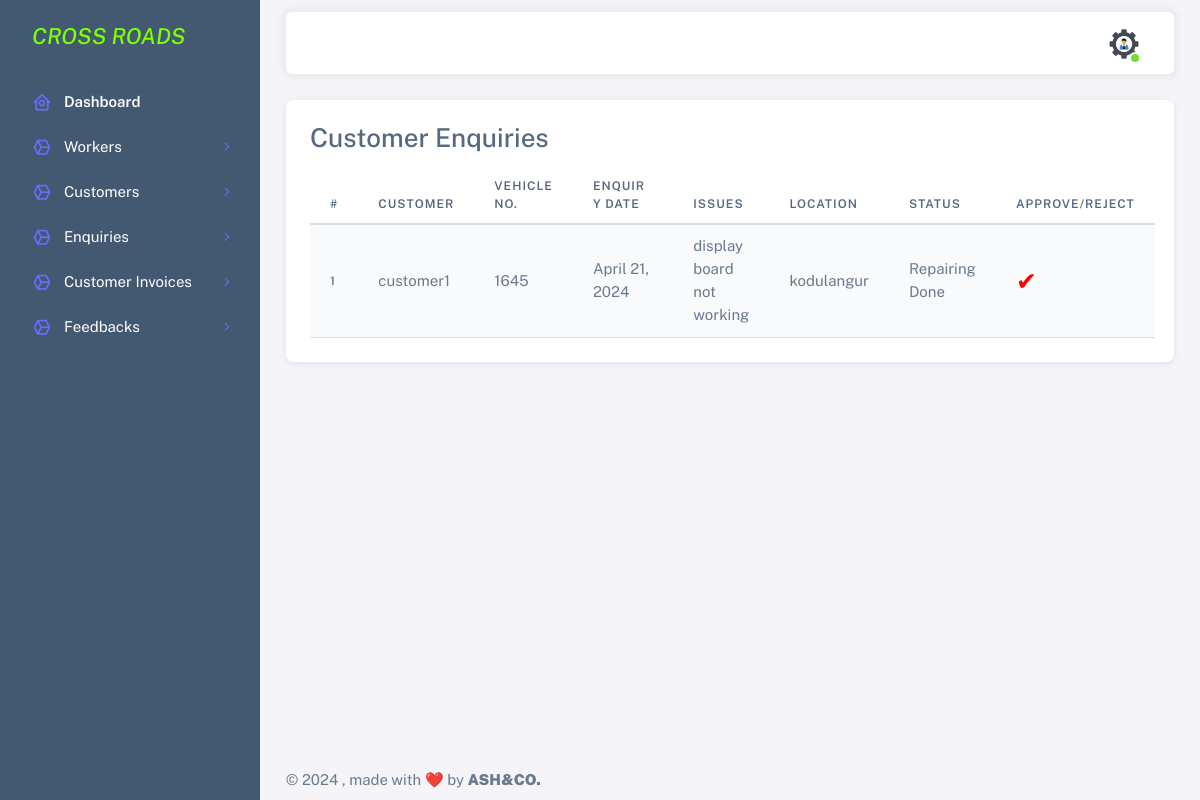
The page /customer-enquiry/ (signed in) on the database its author committed.
### customer_app/models.py (models this page shows)
class Request(BaseModel):
    cat=(('two wheeler with gear','two wheeler with gear'),('two wheeler without gear','two wheeler without gear'))
    category=models.CharField(max_length=50,choices=cat)
    vehicle_no=models.PositiveIntegerField(null=False)
    vehicle_name = models.CharField(max_length=40,null=False)
    vehicle_model = models.CharField(max_length=40,null=False)
    vehicle_brand = models.CharField(max_length=40,null=False)
    problem_description = models.CharField(max_length=500,null=False)
    date=models.DateField(auto_now=True)
    cost=models.PositiveIntegerField(null=True)
    customer=models.ForeignKey(User, on_delete=models.CASCADE,null=True,related_name='customer_request')
    mechanic=models.ForeignKey(User,on_delete=models.CASCADE,null=True)
    stat=(('Pending','Pending'),('Approved','Approved'),('Repairing','Repairing'),('Repairing Done','Repairing Done'),('Released','Released'))
    status=models.CharField(max_length=50,choices=stat,default='Pending',null=True)
    bill_status = models.IntegerField(default=0,null=True)
    location = models.CharField(max_length=50,null=True)

### accounts/models.py (models this page shows)
class User(AbstractBaseUser, PermissionsMixin):
    name = models.CharField(max_length=50, blank=True, null=True)
    username = models.CharField(max_length=50, unique=True, null=True)
    email = models.EmailField(max_length=100, null=True)
    role = models.IntegerField(choices=SELECTROLE)
    uid = models.CharField(max_length=500, unique=True, null=True)
    is_admin = models.BooleanField(default=False)
    is_active = models.BooleanField(default=False)
    is_registered = models.BooleanField(default=False)
    date_joined = models.DateTimeField(auto_now_add=True)
    last_login = models.DateTimeField(auto_now_add=True)
    USERNAME_FIELD = 'username'
    REQUIRED_FIELDS=[]
    objects = UserManager()
    def __str__(self):
        return self.username
    class Meta:
        db_table = "user"

### accounts/views.py (the view)
# urls.py: path('customer-enquiry/',views.customer_enquiry,name='customer-enquiry'),
@login_required(login_url='sign-in')
def customer_enquiry(request):
    data=Request.objects.all().order_by('-id')
    return render(request,'admintemp/customer_enquiry.html',{'data':data})

### templates/admintemp/customer_enquiry.html
{% extends 'admintemp/index.html' %}
{% load crispy_forms_tags %}
{% block content %}
<div class="card">
    <div class="card-body">
        <h3 class="card-title">Customer Enquiries</h3>
        <table class="table table-striped">
            <thead>
                <tr>
                    <th scope="col">#</th>
                    <th scope="col">Customer</th>
                    <th scope="col">Vehicle No.</th>
                    <th>Enquiry Date</th>
                    <th scope="col">Issues</th>
                    <th scope="col">Location</th>
                    <th scope="col">Status</th>
                    <th scope="col">Approve/Reject</th>
                </tr>
            </thead>
            <tbody>
                {% for i in data %}
                <tr>
                    <th scope="row">{{ forloop.counter }}</th>
                    <td>{{i.customer}}</td>
                    <td> {{i.vehicle_no}}</td>
                    <td>{{i.date}}</td>
                    <td>{{i.problem_description}}</td>
                    <td>{{i.location}}</td>
                    <td>{{i.status}}</td>
                    <td><a  style="color:red; text-decoration:none;font-size:25px;" href="{% url 'approve-request' i.id  %}">&#10004;</a></td>
                </tr>
                {% endfor %}
            </tbody>
        </table>
    </div>
</div>
{% endblock %}

### rows shown on the page
Request: customer "customer1", vehicle_no "1645", date "April 21, 2024", problem_description "display board not working", location "kodulangur", status "Repairing Done"
